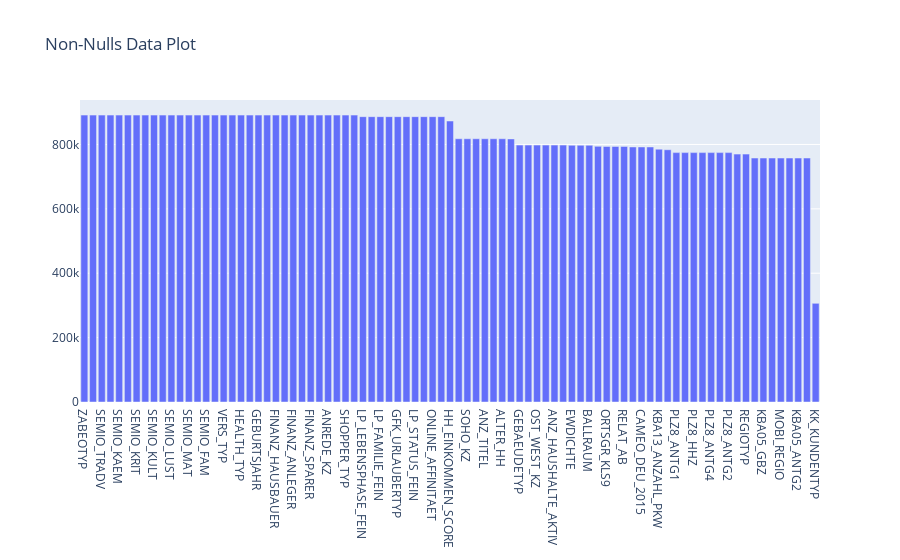

The notebook cell this image was saved under:
### Markdown cell above
b. Non-Null data

### Code cell
x = non_nulls_df.index
y = non_nulls_df['Total Non Nulls']

plotly.offline.iplot({
    "data": [go.Bar(x=x, y=y )],
        "layout": go.Layout(title="Non-Nulls Data Plot")
})

### Figure 1 — Plotly figure (JSON) as saved in the notebook; plotly's stock layout.template omitted (floating-point values rounded to 4 significant figures)
{"data": [{"type": "bar", "x": ["ZABEOTYP", "SEMIO_SOZ", "SEMIO_TRADV", "SEMIO_PFLICHT", "SEMIO_KAEM", "SEMIO_DOM", "SEMIO_KRIT", "SEMIO_RAT", "SEMIO_KULT", "SEMIO_ERL", "SEMIO_LUST", "SEMIO_VERT", "SEMIO_MAT", "SEMIO_REL", "SEMIO_FAM", "PRAEGENDE_JUGENDJAHRE", "VERS_TYP", "NATIONALITAET_KZ", "HEALTH_TYP", "GREEN_AVANTGARDE", "GEBURTSJAHR", "FINANZTYP", "FINANZ_HAUSBAUER", "FINANZ_UNAUFFAELLIGER", "FINANZ_ANLEGER", "FINANZ_VORSORGER", "FINANZ_SPARER", "FINANZ_MINIMALIST", "ANREDE_KZ", "ALTERSKATEGORIE_GROB", "SHOPPER_TYP", "AGER_TYP", "LP_LEBENSPHASE_FEIN", "RETOURTYP_BK_S", "LP_FAMILIE_FEIN", "CJT_GESAMTTYP", "GFK_URLAUBERTYP", "LP_FAMILIE_GROB", "LP_STATUS_FEIN", "LP_LEBENSPHASE_GROB", "ONLINE_AFFINITAET", "LP_STATUS_GROB", "HH_EINKOMMEN_SCORE", "TITEL_KZ", "SOHO_KZ", "ANZ_PERSONEN", "ANZ_TITEL", "WOHNDAUER_2008", "ALTER_HH", "KONSUMNAEHE", "GEBAEUDETYP", "WOHNLAGE", "OST_WEST_KZ", "MIN_GEBAEUDEJAHR", "ANZ_HAUSHALTE_AKTIV", "GEBAEUDETYP_RASTER", "EWDICHTE", "INNENSTADT", "BALLRAUM", "ANZ_HH_TITEL", "ORTSGR_KLS9", "ARBEIT", "RELAT_AB", "CAMEO_INTL_2015", "CAMEO_DEU_2015", "CAMEO_DEUG_2015", "KBA13_ANZAHL_PKW", "W_KEIT_KIND_HH", "PLZ8_ANTG1", "PLZ8_GBZ", "PLZ8_HHZ", "PLZ8_BAUMAX", "PLZ8_ANTG4", "PLZ8_ANTG3", "PLZ8_ANTG2", "KKK", "REGIOTYP", "KBA05_ANTG3", "KBA05_GBZ", "KBA05_ANTG4", "MOBI_REGIO", "KBA05_ANTG1", "KBA05_ANTG2", "KBA05_BAUMAX", "KK_KUNDENTYP"], "y": [891221, 891221, 891221, 891221, 891221, 891221, 891221, 891221, 891221, 891221, 891221, 891221, 891221, 891221, 891221, 891221, 891221, 891221, 891221, 891221, 891221, 891221, 891221, 891221, 891221, 891221, 891221, 891221, 891221, 891221, 891221, 891221, 886367, 886367, 886367, 886367, 886367, 886367, 886367, 886367, 886367, 886367, 872873, 817722, 817722, 817722, 817722, 817722, 817722, 817252, 798073, 798073, 798073, 798073, 798073, 798066, 797481, 797481, 797481, 794213, 794005, 794005, 794005, 792242, 792242, 792242, 785421, 783619, 774706, 774706, 774706, 774706, 774706, 774706, 774706, 770025, 770025, 757897, 757897, 757897, 757897, 757897, 757897, 757897, 306609]}], "layout": {"title": {"text": "Non-Nulls Data Plot"}}}
